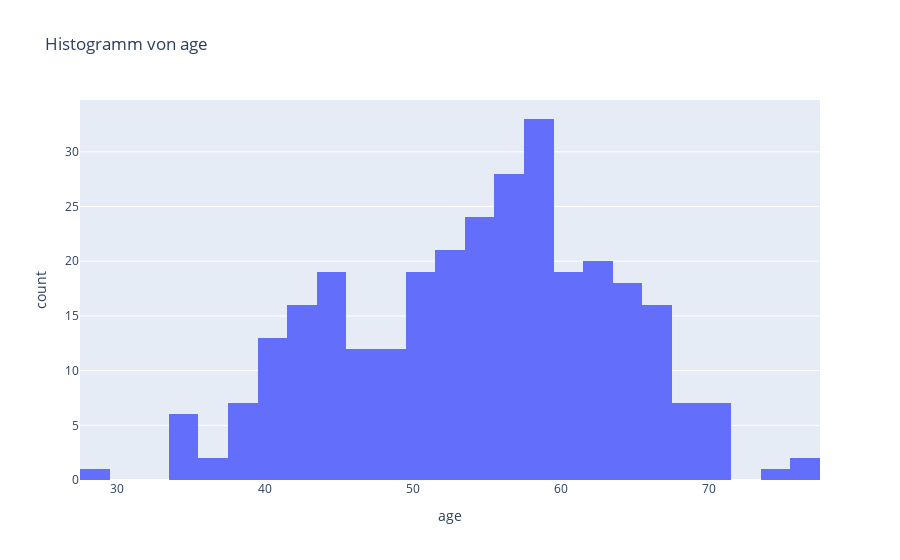
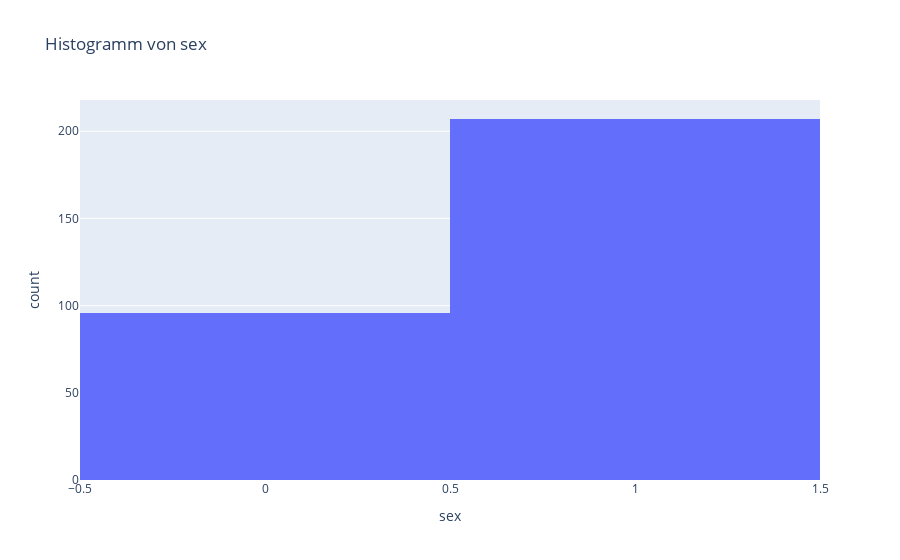

Notebook code for these charts, in order:
### Markdown cell above
Verteilung des Alters und des Geschlechts

### Code cell
selected_columns = ["age","sex"]
for attribut in selected_columns: 
    fig = px.histogram(df, x=attribut, title=f"Histogramm von {attribut}")
    fig.show()

### Figure 1 — Plotly figure (JSON) as saved in the notebook; plotly's stock layout.template omitted (floating-point values rounded to 4 significant figures; data arrays with more than 128 entries replaced by an {"elided": "..."} marker saying what was removed)
{"data": [{"alignmentgroup": "True", "bingroup": "x", "hovertemplate": "age=%{x}<br>count=%{y}<extra></extra>", "legendgroup": "", "marker": {"color": "#636efa", "pattern": {"shape": ""}}, "name": "", "offsetgroup": "", "orientation": "v", "showlegend": false, "type": "histogram", "x": {"elided": "303 int values"}, "xaxis": "x", "yaxis": "y"}], "layout": {"barmode": "relative", "legend": {"tracegroupgap": 0}, "title": {"text": "Histogramm von age"}, "xaxis": {"anchor": "y", "domain": [0, 1], "title": {"text": "age"}}, "yaxis": {"anchor": "x", "domain": [0, 1], "title": {"text": "count"}}}}

### Figure 2 — Plotly figure (JSON) as saved in the notebook; plotly's stock layout.template omitted (floating-point values rounded to 4 significant figures; data arrays with more than 128 entries replaced by an {"elided": "..."} marker saying what was removed)
{"data": [{"alignmentgroup": "True", "bingroup": "x", "hovertemplate": "sex=%{x}<br>count=%{y}<extra></extra>", "legendgroup": "", "marker": {"color": "#636efa", "pattern": {"shape": ""}}, "name": "", "offsetgroup": "", "orientation": "v", "showlegend": false, "type": "histogram", "x": {"elided": "303 int values"}, "xaxis": "x", "yaxis": "y"}], "layout": {"barmode": "relative", "legend": {"tracegroupgap": 0}, "title": {"text": "Histogramm von sex"}, "xaxis": {"anchor": "y", "domain": [0, 1], "title": {"text": "sex"}}, "yaxis": {"anchor": "x", "domain": [0, 1], "title": {"text": "count"}}}}
